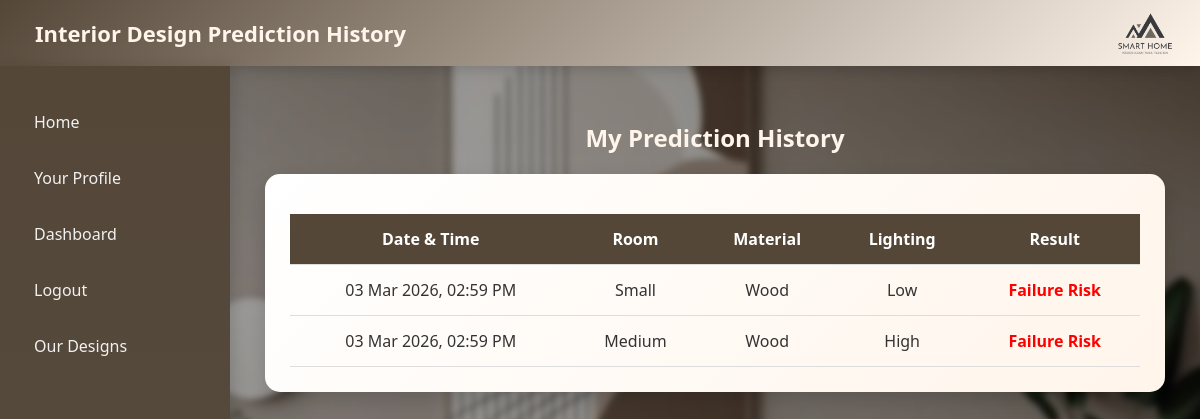
Page /history/ (signed in) on the committed database.
### inte_des/models.py (models this page shows, shortened)
class Prediction(models.Model):
    user = models.ForeignKey(User, on_delete=models.CASCADE)
    username = models.CharField(max_length=150, blank=True)
    room_type = models.CharField(max_length=100)
    material_type = models.CharField(max_length=100)
    lighting = models.CharField(max_length=100)
    predicted_failure = models.BooleanField()
    probability = models.FloatField(null=True, blank=True)
    recommendations = models.JSONField(null=True, blank=True)
    predicted_at = models.DateTimeField(auto_now_add=True)

### inte_des/views.py (the view)
# urls.py: path("history/", views.history, name="history"),
@login_required
def history(request):
    predictions = (
        Prediction.objects
        .select_related("user")
        .filter(user_id=request.user.id)
        .order_by("-predicted_at")
    )
    return render(request, "history.html", {
        "predictions": predictions
    })

### inte_des/templates/history.html (shortened to what this page needs)
<!DOCTYPE html>
<html lang="en">
    {% load static %}
<head>
</head>
<body>
<div class="navbar">
    <img src="{% static 'images/Smart home logo(png).png' %}" class="logo">
    Interior Design Prediction History
</div>
<div class="container">
<div class="sidebar">
    <a href="{% url 'home' %}">Home</a>
    <a href="{% url 'profile' %}">Your Profile</a>
    <a href="{% url 'dashboard' %}">Dashboard</a>
    <a href="{% url 'logout' %}">Logout</a>
    <a href="{%url 'design'%}">Our Designs</a>
</div>
<div class="content">
<h2>My Prediction History</h2>
<div class="history-box">
{% if predictions %}
<table>
<tr>
    <th>Date & Time</th>
    <th>Room</th>
    <th>Material</th>
    <th>Lighting</th>
    <th>Result</th>
</tr>
{% for p in predictions %}
<tr data-url="{% url 'prediction_detail' p.id %}" class="clickable-row">
    <td>
            {{ p.predicted_at|date:"d M Y, h:i A" }}
    </td>
    <td>{{ p.room_type|title }}</td>
<td>{{ p.material_type|title }}</td>
<td>{{ p.lighting|title }}</td>
    {% if p.predicted_failure %}
        <td class="fail">Failure Risk</td>
    {% else %}
        <td class="safe">Safe Design</td>
    {% endif %}
</tr>
{% endfor %}
</table>
{% else %}
<p style="text-align:center;">No predictions yet.</p>
{% endif %}
</div>
</div>
</div>
</body>
</html>

### rows in the picture
Prediction: predicted_at "03 Mar 2026, 02:59 PM", room_type "Small", material_type "Wood", lighting "Low", predicted_failure "Failure Risk"
Prediction: predicted_at "03 Mar 2026, 02:59 PM", room_type "Medium", material_type "Wood", lighting "High", predicted_failure "Failure Risk"
